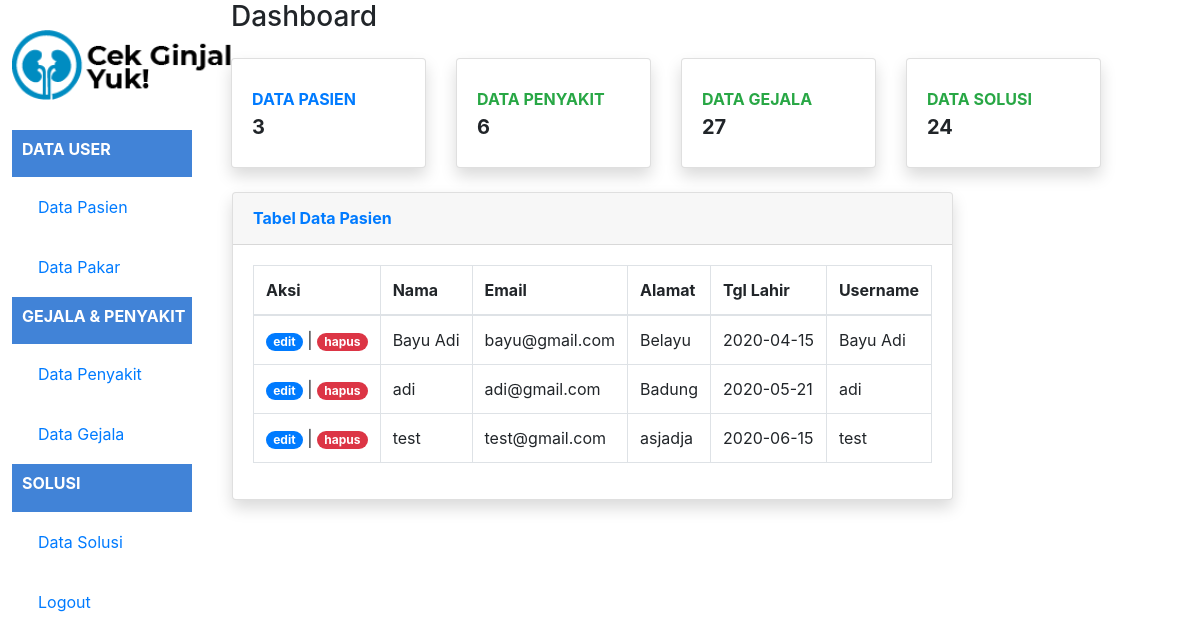
The app's page /indexAdmin.php (signed in), older data.
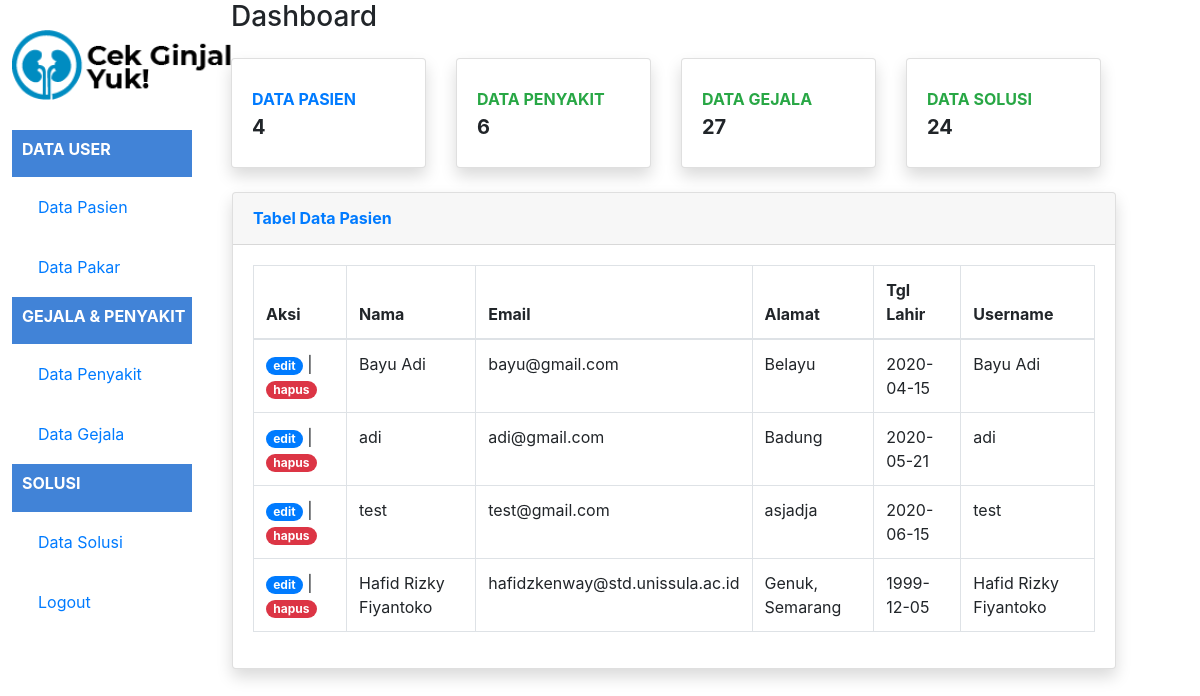
The same page, newer data.
### tables this page shows
CREATE TABLE `user` (
  `id_user` int(11) NOT NULL,
  `role` int(11) NOT NULL,
  `nama` varchar(50) NOT NULL,
  `email` varchar(50) NOT NULL,
  `alamat` varchar(100) NOT NULL,
  `tgl_lahir` date NOT NULL,
  `password` varchar(300) NOT NULL
);

### indexAdmin.php (the view, shortened to what this page needs)
<?php
include "function.php";
$queryPasien = mysqli_query($koneksi, "SELECT * FROM user WHERE role = '1'");
$jumlahPasien = mysqli_query($koneksi, "SELECT COUNT('id_user') as jml_pasien FROM user WHERE role='1'");
$pasien = mysqli_fetch_assoc($jumlahPasien);
$jumlahPenyakit = mysqli_query($koneksi, "SELECT COUNT('id_penyakit') as jml_penyakit FROM penyakit");
$penyakit = mysqli_fetch_assoc($jumlahPenyakit);
$jumlahGejala = mysqli_query($koneksi, "SELECT COUNT('id_gejala') as jml_gejala FROM gejala");
$gejala = mysqli_fetch_assoc($jumlahGejala);
$jumlahSolusi = mysqli_query($koneksi, "SELECT COUNT('id_solusi') as jml_solusi FROM solusi");
$solusi = mysqli_fetch_assoc($jumlahSolusi);
?>
<!DOCTYPE html>
<html lang="en">
<head>
    <link rel="stylesheet" href="styles.css">
    <link
        rel="stylesheet"
        href="https://stackpath.bootstrapcdn.com/bootstrap/4.4.1/css/bootstrap.min.css"
/>
</head>
<body >
    <div class="kiri">
        <section class="logo">
            <img src="gambar/logo.png" alt="logo" height="70px" />
        </section>
        <div class="sidebar-heading">
            <h5 class="font-weight-bold text-white text-uppercase teks">Data User</h5>
        </div>
        <section class="isi">
            <a class="nav-link" href="indexAdmin.php">
            <span>Data Pasien</span></a>
        </section>
        <section class="isi">
            <a class="nav-link" href="indexPakar.php">
            <span>Data Pakar</span></a>
        </section>
        <div class="sidebar-heading">
            <h5 class="font-weight-bold text-white text-uppercase teks">Gejala & Penyakit</h5>
        </div>
        <section class="isi">
            <a class="nav-link" href="indexPenyakit.php">
            <span>Data Penyakit</span>
            </a>
        </section>
        <section class="isi">
            <a class="nav-link" href="indexGejala.php">
            <span>Data Gejala</span>
            </a>
        </section>
        <div class="sidebar-heading">
            <h5 class="font-weight-bold text-white text-uppercase teks">Solusi</h5>
        </div>
        <section class="isi">
            <a class="nav-link" href="indexSolusi.php">
            <span>Data Solusi</span>
            </a>
        </section>
        <section class="isi">
            <a class="nav-link" href="logout.php">
            <span>Logout</span>
            </a>
        </section>
    </div>
    <div class="kanan">
    <div class="container-fluid">
    <div class="d-sm-flex align-items-center justify-content-between mb-4">
        <h1 class="h3 mb-0 text-gray-800">Dashboard</h1>
    </div>
<div class="row">
<div class="col-xl-3 col-md-6 mb-4">
    <div class="card border-left-primary shadow h-100 py-2">
        <div class="card-body">
            <div class="row no-gutters align-items-center">
                <div class="col mr-2">
                    <div class="text-xs font-weight-bold text-primary text-uppercase mb-1">Data Pasien</div>
                    <div class="h5 mb-0 font-weight-bold text-gray-800"><?= $pasien['jml_pasien']; ?></div>
                </div>
            </div>
        </div>
    </div>
</div>
<div class="col-xl-3 col-md-6 mb-4">
    <div class="card border-left-success shadow h-100 py-2">
        <div class="card-body">
            <div class="row no-gutters align-items-center">
                <div class="col mr-2">
                    <div class="text-xs font-weight-bold text-success text-uppercase mb-1">Data Penyakit</div>
                    <div class="h5 mb-0 font-weight-bold text-gray-800"><?= $penyakit['jml_penyakit']; ?></div>
                </div>
            </div>
        </div>
    </div>
</div>
<div class="col-xl-3 col-md-6 mb-4">
    <div class="card border-left-info shadow h-100 py-2">
        <div class="card-body">
            <div class="row no-gutters align-items-center">
                <div class="col mr-2">
                    <div class="text-xs font-weight-bold text-success text-uppercase mb-1">Data Gejala</div>
                    <div class="h5 mb-0 font-weight-bold text-gray-800"><?= $gejala['jml_gejala']; ?></div>
                </div>
            </div>
        </div>
    </div>
</div>
<div class="col-xl-3 col-md-6 mb-4">
    <div class="card border-left-warning shadow h-100 py-2">
        <div class="card-body">
            <div class="row no-gutters align-items-center">
                <div class="col mr-2">
                    <div class="text-xs font-weight-bold text-success text-uppercase mb-1">Data Solusi</div>
                    <div class="h5 mb-0 font-weight-bold text-gray-800"><?= $solusi['jml_solusi']; ?></div>
                </div>
            </div>
        </div>
    </div>
</div>
<div class="card shadow  ml-3 mb-12">
    <div class="card-header py-3">
        <h6 class="m-0 font-weight-bold text-primary">Tabel Data Pasien</h6>
    </div>
    <div class="card-body">
        <form method="post" encytpe="multipart/form-data">
            <table class="table table-bordered" id="dataTable" width="100%" cellspacing="0">
                <thead>
                    <tr>
                        <th>Aksi</th>
                        <th>Nama</th>
                        <th>Email</th>
                        <th>Alamat</th>
                        <th>Tgl Lahir</th>
                        <th>Username</th>
                    </tr>
                </thead>
            <tbody>
                <?php while ($data = mysqli_fetch_assoc($queryPasien)) { ?>
                <tr>
                    <td>
                    <a class="badge badge-pill badge-primary" href="ubahPasien.php?id_user=<?php echo $data["id_user"]; ?>">edit</a> |
                    <a href="function.php?act=hapusPasien&id_user=<?= $data["id_user"]; ?>" onclick="return confirm('Yakin ingin menghapus data?');" class="badge badge-pill badge-danger">hapus</a>
                    </td>
                    <td><?= $data['nama']; ?></td>
                    <td><?= $data['email']; ?></td>
                    <td><?= $data['alamat']; ?></td>
                    <td><?= $data['tgl_lahir']; ?></td>
                    <td><?= $data['nama']; ?></td>
                </tr>
                <?php } ?>
            </tbody>
            </table>
        </form>
    </div>
</div>
</body>
</html>

### styles.css (style rules this page uses)
body { margin: 0; font-family: 'Franklin Gothic Medium'; }
.kiri { margin: 1%; margin-top: auto; width: 15%; height: auto; border-radius: 5px 5px 5px 5px; float: left; }
.kanan { margin: 1%; margin-top: auto; width: 75%; height: auto; float: left; }
.logo { display: flex; margin-top: 30px; margin-bottom: 30px; align-content: center; }
.teks { font-size: medium; }
.isi { text-align: center; padding: 10px; color: #4183D7; }
.sidebar-heading { color: #ffff; background-color: #4183D7; padding-left: 10px; padding-bottom: 10px; padding-top: 10px; }
.nav-link { text-align: left; }

Row changes from the older to the newer data that the page shows:
added user: nama "Hafid Rizky Fiyantoko", email "hafidzkenway@std.unissula.ac.id", alamat "Genuk, Semarang", tgl_lahir "1999-12-05"
Text that changed along with them:
$pasien['jml_pasien']: "3" → "4"
